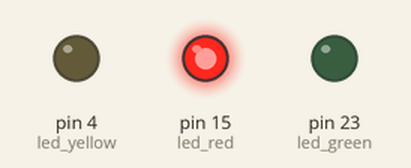
The sketch below on a simulated Arduino Mega 2560, built with avr-gcc and run on an emulated ATmega2560. Parts: output pins drawn as LEDs (lit = HIGH).

Above: at 2.5 s.
At 7.5 s:
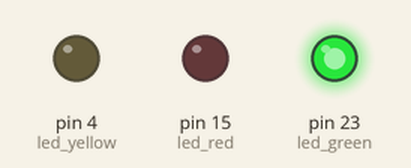
At 11.0 s:
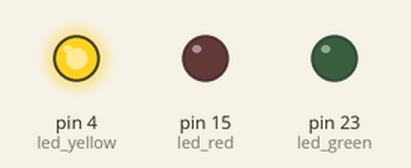
Timing chart, 0 to 15.6 s (numbered marks = the images above):
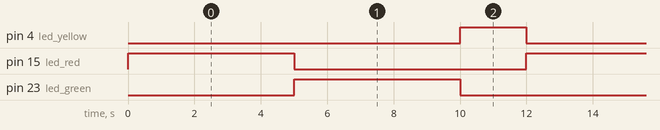

Measured:
- by itself, pin 4 (led_yellow): alternates HIGH for 2.0 s and LOW for 10.0 s
- by itself, pin 15 (led_red), pin 23 (led_green): alternates HIGH for 5.0 s and LOW for 7.0 s
- by itself, everything shown: repeats every 12.0 s, in 3 steps

The sketch:

Blink_Traffic.ino
```cpp
#define led_red 15
#define led_green 23
#define led_yellow 4


void configuration () {
  pinMode(led_red, OUTPUT);
  pinMode(led_green, OUTPUT);
  pinMode(led_yellow, OUTPUT);
}


void red() {
  digitalWrite(led_red, HIGH);
  digitalWrite(led_green, LOW);
  digitalWrite(led_yellow, LOW);
  delay(5000);
}
void green(){
  digitalWrite(led_green, HIGH);
  digitalWrite(led_yellow, LOW);
  digitalWrite(led_red, LOW);
  delay(5000);
}
void yellow() {
  digitalWrite(led_yellow, HIGH);
  digitalWrite(led_green, LOW);
  digitalWrite(led_red, LOW);
  delay(2000);
}

void setup() {
  // put your setup code here, to run once:
  configuration();
}

void loop() {
  // put your main code here, to run repeatedly:
  red();
  green();
  yellow();

}
```
